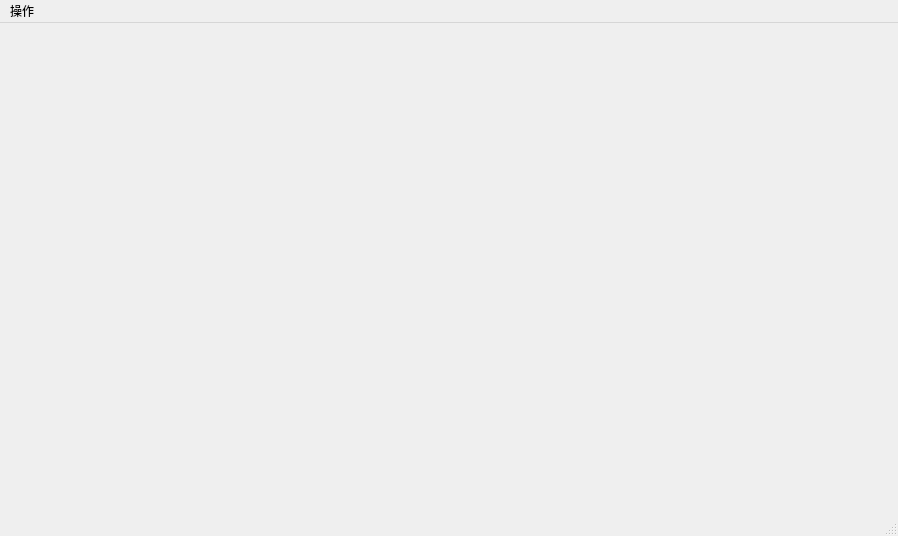
<?xml version="1.0" encoding="UTF-8"?>
<ui version="4.0">
 <class>SerialUnion</class>
 <widget class="QMainWindow" name="SerialUnion">
  <property name="geometry">
   <rect>
    <x>0</x>
    <y>0</y>
    <width>898</width>
    <height>536</height>
   </rect>
  </property>
  <property name="windowTitle">
   <string>SSCAN-V1.0</string>
  </property>
  <property name="windowIcon">
   <iconset resource="rec.qrc">
    <normaloff>:/imageFile/font.ico</normaloff>:/imageFile/font.ico</iconset>
  </property>
  <property name="iconSize">
   <size>
    <width>30</width>
    <height>30</height>
   </size>
  </property>
  <widget class="QWidget" name="centralWidget">
   <layout class="QHBoxLayout" name="horizontalLayout_2">
    <property name="spacing">
     <number>0</number>
    </property>
    <property name="leftMargin">
     <number>0</number>
    </property>
    <property name="topMargin">
     <number>0</number>
    </property>
    <property name="rightMargin">
     <number>0</number>
    </property>
    <property name="bottomMargin">
     <number>0</number>
    </property>
    <item>
     <layout class="QGridLayout" name="gridLayout" rowstretch="12,1" columnstretch="24,1">
      <property name="spacing">
       <number>0</number>
      </property>
      <item row="0" column="0">
       <layout class="QVBoxLayout" name="widgetDisplay">
        <property name="spacing">
         <number>0</number>
        </property>
       </layout>
      </item>
      <item row="0" column="1">
       <layout class="QHBoxLayout" name="widgetSettings">
        <property name="spacing">
         <number>0</number>
        </property>
       </layout>
      </item>
      <item row="1" column="0" colspan="2">
       <layout class="QHBoxLayout" name="widgetSend">
        <property name="spacing">
         <number>0</number>
        </property>
       </layout>
      </item>
     </layout>
    </item>
   </layout>
  </widget>
  <widget class="QMenuBar" name="menuBar">
   <property name="geometry">
    <rect>
     <x>0</x>
     <y>0</y>
     <width>898</width>
     <height>25</height>
    </rect>
   </property>
   <widget class="QMenu" name="menu">
    <property name="title">
     <string>操作</string>
    </property>
    <addaction name="mbSaveRecData"/>
   </widget>
   <addaction name="menu"/>
  </widget>
  <widget class="QStatusBar" name="statusBar"/>
  <action name="mbSaveRecData">
   <property name="text">
    <string>保存接收</string>
   </property>
  </action>
  <action name="mbMoreSettings">
   <property name="text">
    <string>更多设置</string>
   </property>
  </action>
 </widget>
 <layoutdefault spacing="6" margin="11"/>
 <resources>
  <include location="rec.qrc"/>
 </resources>
 <connections/>
</ui>
